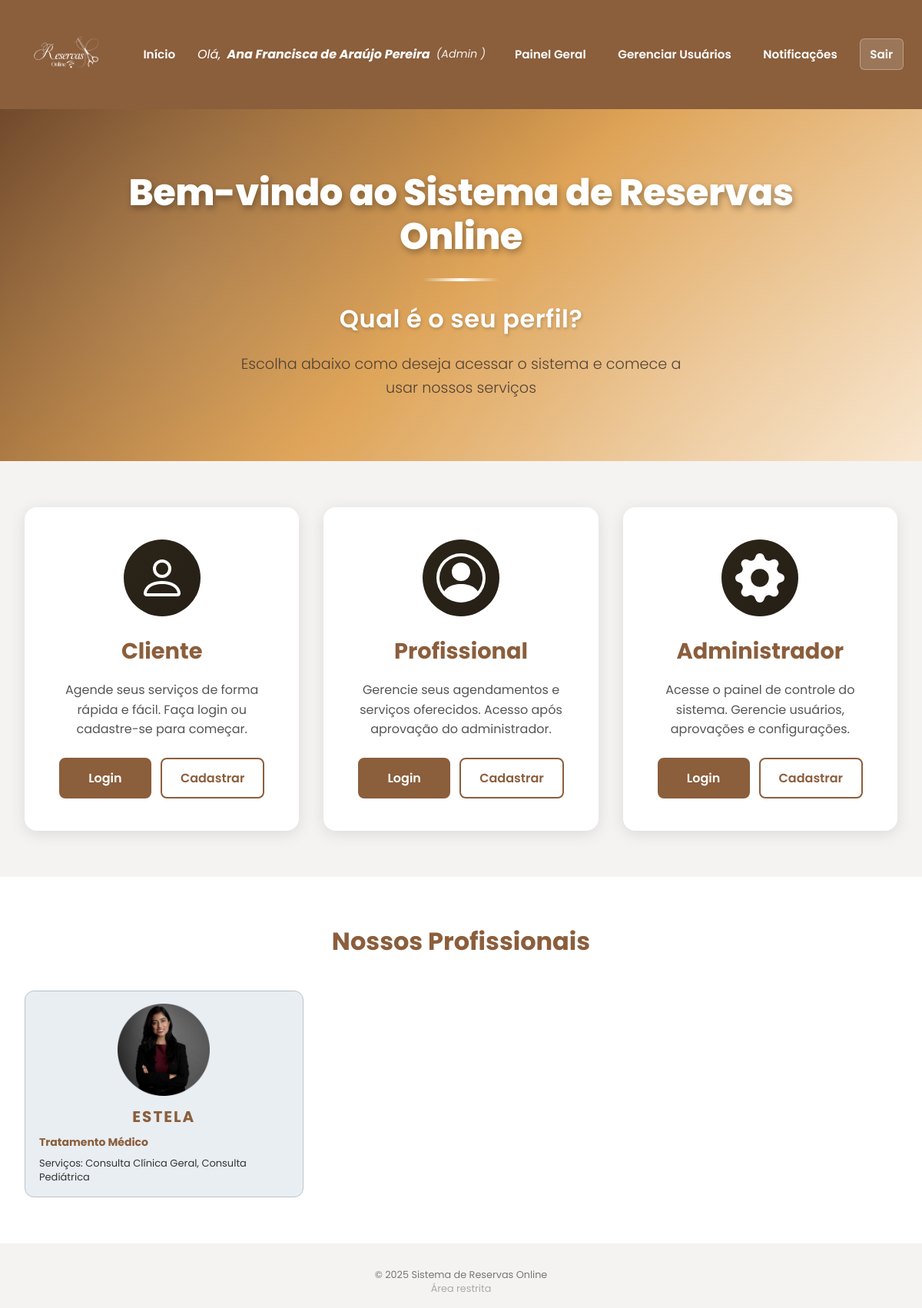
The page / (signed in) on the database its author committed.
### models.py (models this page shows)
class User(db.Model):
    __tablename__ = 'tb_usuarios'
    id = db.Column('usu_id', db.Integer, primary_key=True)
    nome = db.Column('usu_nome', db.String(200), nullable=False)
    email = db.Column('usu_email', db.String(200), unique=True, nullable=False)
    senha_hash = db.Column('usu_senha', db.String(200), nullable=False)
    perfil = db.Column(
        'usu_tipo',
        db.Enum('cliente', 'profissional', 'admin', name='perfil_enum'),
        nullable=False,
        default='cliente'
    )
    is_ativo = db.Column('usu_ativo', db.Boolean, nullable=False, default=True)
    cliente = db.relationship(
        'Cliente',
        uselist=False,
        back_populates='user',
        cascade='all, delete-orphan'
    )
    profissional = db.relationship(
        'Profissional',
        uselist=False,
        back_populates='user',
        cascade='all, delete-orphan'
    )
    administrador = db.relationship(
        'Administrador',
        uselist=False,
        back_populates='user',
        cascade='all, delete-orphan'
    )
    notificacoes = db.relationship(
        'Notificacao',
        back_populates='user',
        cascade='all, delete-orphan'
    )

class Profissional(db.Model):
    __tablename__ = 'tb_profissionais'
    id = db.Column('pro_id', db.Integer, primary_key=True)
    user_id = db.Column(
        'pro_usu_id',
        db.Integer,
        db.ForeignKey('tb_usuarios.usu_id'),
        unique=True
    )
    contato = db.Column('pro_contato', db.String(200))
    especialidades = db.Column('pro_especialidades', db.String(500))
    foto_perfil = db.Column('pro_foto_perfil', db.String(100))
    status = db.Column(
        'pro_status',
        db.Enum('pendente', 'aprovado', 'reprovado', name='status_prof_enum'),
        nullable=False,
        default='pendente'
    )
    user = db.relationship('User', back_populates='profissional')
    servicos = db.relationship(
        'Servico',
        back_populates='profissional',
        cascade='all, delete-orphan'
    )
    agendamentos = db.relationship(
        'Agendamento',
        back_populates='profissional',
        cascade='all, delete-orphan'
    )

### app.py (the view)
@app.route('/')
def index():
    user = current_user()
    profissionais_aprovados = Profissional.query.filter_by(status='aprovado').all()
    return render_template('index.html', user=user, profissionais=profissionais_aprovados)

### app.py (called while the page is built)
def current_user():
    uid = session.get('user_id')
    if not uid:
        return None
    return User.query.get(uid)

### templates/index.html (shortened to what this page needs)
{% extends "base.html" %}
{% block content %}
  <link rel="stylesheet" href="{{ url_for('static', filename='css/index.css') }}">
  <section class="welcome-section">
    <div class="welcome-background"></div>
    <div class="welcome-container">
      <h1 class="welcome-title">Bem-vindo ao Sistema de Reservas Online</h1>
      <div class="welcome-divider"></div>
      <p class="welcome-subtitle">Qual é o seu perfil?</p>
      <p class="welcome-description">
        Escolha abaixo como deseja acessar o sistema e comece a usar nossos serviços
      </p>
    </div>
  </section>
  <section class="profiles-section">
    <div class="profiles-container">
      <div class="profile-card">
        <div class="profile-icon cliente-icon">
        </div>
        <h2 class="profile-title">Cliente</h2>
        <p class="profile-description">
          Agende seus serviços de forma rápida e fácil. Faça login ou cadastre-se para começar.
        </p>
        <div class="profile-actions">
          <a href="{{ url_for('login') }}" class="btn-profile btn-login">Login</a>
          <a href="{{ url_for('register_cliente') }}" class="btn-profile btn-register">Cadastrar</a>
        </div>
      </div>
      <div class="profile-card">
        <div class="profile-icon profissional-icon">
          <svg xmlns="http://www.w3.org/2000/svg" width="64" height="64" fill="currentColor" viewBox="0 0 16 16">
            <path d="M11 6a3 3 0 1 1-6 0 3 3 0 0 1 6 0z"/>
            <path fill-rule="evenodd" d="M0 8a8 8 0 1 1 16 0A8 8 0 0 1 0 8zm8-7a7 7 0 0 0-5.468 11.37C3.242 11.226 4.805 10 8 10s4.757 1.225 5.468 2.37A7 7 0 0 0 8 1z"/>
          </svg>
        </div>
        <h2 class="profile-title">Profissional</h2>
        <p class="profile-description">
          Gerencie seus agendamentos e serviços oferecidos. Acesso após aprovação do administrador.
        </p>
        <div class="profile-actions">
          <a href="{{ url_for('login') }}" class="btn-profile btn-login">Login</a>
          <a href="{{ url_for('register_profissional') }}" class="btn-profile btn-register">Cadastrar</a>
        </div>
      </div>
      <div class="profile-card">
        <div class="profile-icon admin-icon">
        </div>
        <h2 class="profile-title">Administrador</h2>
        <p class="profile-description">
          Acesse o painel de controle do sistema. Gerencie usuários, aprovações e configurações.
        </p>
        <div class="profile-actions">
          <a href="{{ url_for('login') }}" class="btn-profile btn-login">Login</a>
          <a href="{{ url_for('register_admin') }}" class="btn-profile btn-register">Cadastrar</a>
        </div>
      </div>
    </div>
  </section>
  {% if profissionais %}
  <section class="profissionais-section">
    <div class="profissionais-container">
      <h2 class="section-title">Nossos Profissionais</h2>
      <div class="cards-grid">
        {% for prof in profissionais %}
          <article class="card-medico">
            <div class="card-foto">
              {% if prof.foto_perfil %}
                <img
                  src="{{ url_for('static', filename='uploads/profissionais/' ~ prof.foto_perfil) }}"
                  alt="Foto de {{ prof.user.nome }}"
                  style="width: 120px; height: 120px; border-radius: 10px; object-fit: cover;"
                >
              {% else %}
                <img
                  src="{{ url_for('static', filename='imgs/perfil.png') }}"
                  alt="Foto padrão"
                  style="width: 120px; height: 120px; border-radius: 10px; object-fit: cover;"
                >
              {% endif %}
            </div>
            <div class="card-conteudo">
              <h2>{{ prof.user.nome|upper }}</h2>
              <h3>{{ prof.especialidades }}</h3>
              <p>
                Serviços:
                {% if prof.servicos %}
                  {{ prof.servicos|map(attribute='nome')|join(', ') }}
                {% else %}
                  Nenhum serviço cadastrado ainda.
                {% endif %}
              </p>
            </div>
          </article>
        {% endfor %}
      </div>
    </div>
  </section>
  {% endif %}
  <div class="landing-footer">
    <p>© 2025 Sistema de Reservas Online</p>
    <p>
      <a href="{{ url_for('login_restrito') }}">Área restrita</a>
    </p>
  </div>
{% endblock %}

### templates/base.html (shortened to what this page needs)
<!doctype html>
<html lang="pt-BR">
<head>
    <link rel="stylesheet" href="{{ url_for('static', filename='css/style.css') }}">
</head>
<body>
    <header>
        <div class="nav">
            <div class="nav-logo">
                <a href="{{ url_for('index') }}" class="logo-link">
                    <img src="{{ url_for('static', filename='imgs/Logo 1.png') }}" alt="Logo" class="logo-img">
                </a>
            </div>
            <div class="nav-links">
                <a href="{{ url_for('index') }}">Início</a>
                {% if user %}
                    <span class="user-info">
                        Olá, <strong>{{ user.nome }}</strong>
                        <span class="user-role">({{ user.perfil|capitalize }}
                        )</span>
                    </span>
                    {% if user.perfil == 'cliente' %}
                        <a href="{{ url_for('minhas_reservas') }}">Minhas Reservas</a>
                    {% elif user.perfil == 'profissional' %}
                        <a href="{{ url_for('dashboard_profissional') }}">Meus Agendamentos</a>
                    {% elif user.perfil == 'admin' %}
                        <a href="{{ url_for('dashboard_admin') }}">Painel Geral</a>
                        <a href="{{ url_for('painel_usuarios') }}">Gerenciar Usuários</a>
                    {% endif %}
                    <a href="{{ url_for('notificacoes') }}">Notificações</a>
                    <a href="{{ url_for('logout') }}" class="logout-btn">Sair</a>
                {% endif %}
            </div>
        </div>
    </header>
    <main>
        {% block content %}{% endblock %}
    </main>
</body>
</html>

### static/css/style.css (style rules this page uses)
* { margin: 0; padding: 0; box-sizing: border-box; }
:root { --cor-primaria: #8B5E3C; --cor-secundaria: #F4E1D2; --cor-destaque: #FF6B35; --cor-fundo: #f9f7f6; --cor-texto: #333; --cor-sucesso: #d4edda; --cor-perigo: #f8d7da; --cor-aviso: #fff3cd; --cor-info: #d1ecf1; }
body { font-family: 'Poppins'; color: var(--cor-texto); min-height: 100vh; background-image: url('../imgs/plano_de_fundo.jpg'); background-repeat: no-repeat; background-size: cover; background-position: center; background-attachment: fixed; }
.nav { background: var(--cor-primaria); color: #fff; padding: 0.8rem 1.5rem; display: flex; gap: 1.5rem; align-items: center; justify-content: space-between; box-shadow: 0 2px 8px rgba(0,0,0,0.1); }
.nav-logo { display: flex; align-items: center; }
.logo-link { display: flex; align-items: center; text-decoration: none; transition: transform 0.3s ease; outline: none; }
.logo-link, .logo-link:hover, .logo-link:focus, .logo-link:active { background: transparent !important; outline: none; box-shadow: none !important; }
.logo-img { background-color: transparent; max-height: 100px; width: auto; object-fit: contain; filter: brightness(0) invert(1); image-rendering: auto; }
.nav-links { display: flex; gap: 1rem; align-items: center; flex-wrap: wrap; flex: 1; justify-content: flex-end; }
.nav a { color: #fff; text-decoration: none; font-weight: 600; padding: 0.5rem 0.8rem; border-radius: 6px; transition: background 0.3s; font-size: 0.95rem; }
.nav .user-info { margin-right: auto; font-style: italic; display: flex; align-items: center; gap: 0.5rem; flex-wrap: wrap; }
.nav .user-info strong { font-weight: 700; color: #fff; }
.nav .user-role { font-size: 0.9rem; opacity: 0.9; }
.nav .logout-btn { background: rgba(255, 255, 255, 0.15); border: 1px solid rgba(255, 255, 255, 0.3); }
h1, h2, h3 { color: var(--cor-primaria); margin-bottom: 1rem; }
a { text-decoration: none; color: #0066cc; }

### rows shown on the page
User: nome "Ana Francisca de Araújo Pereira", perfil "Admin"
Profissional: pro_foto_perfil (picture), user.nome "ESTELA", especialidades "Tratamento Médico", servicos|map "Consulta Clínica Geral, Consulta Pediátrica"
